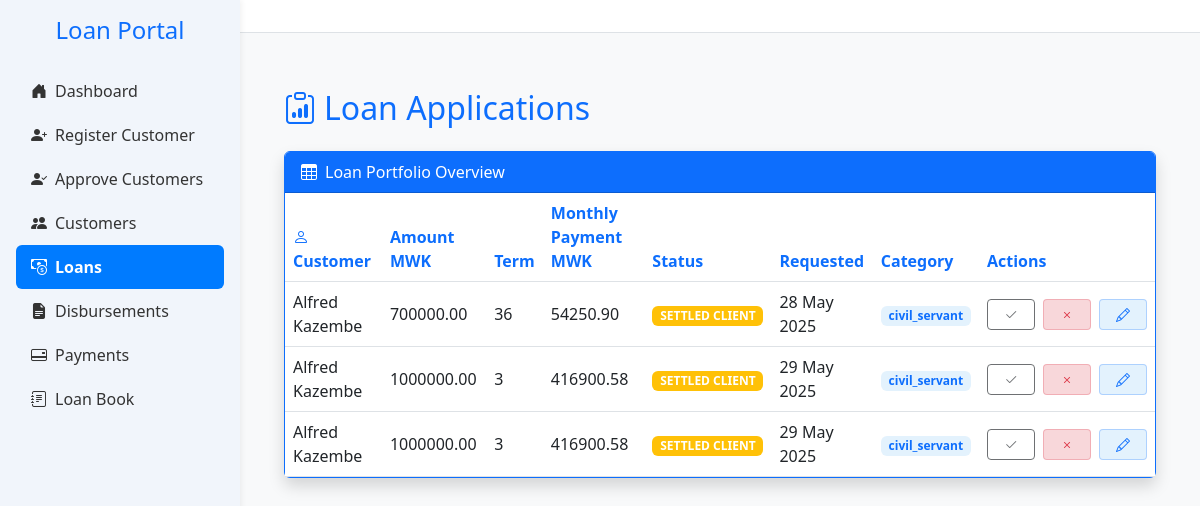
Page /loans on the committed database.
### app.py (models this page shows, shortened)
class Customer(db.Model):
    __tablename__ = 'customers'
    id = db.Column(db.Integer, primary_key=True)
    national_id = db.Column(db.String(20), unique=True, nullable=False)
    first_name = db.Column(db.String(100), nullable=False)
    last_name = db.Column(db.String(100), nullable=False)
    gender = db.Column(db.String(10))
    dob = db.Column(db.String(20))
    title = db.Column(db.String(20))
    email = db.Column(db.String(100), nullable=False)
    contact = db.Column(db.String(20))
    address = db.Column(db.String(255))
    next_of_kin_name = db.Column(db.String(20),nullable=False)
    next_of_kin_relationship = db.Column(db.String(20),nullable=False)
    next_of_kin_contact = db.Column(db.String(20))
    employer = db.Column(db.String(100), nullable=False)
    job_title = db.Column(db.String(100))
    salary = db.Column(db.Float)
    service_length = db.Column(db.String(50))
    bank_name = db.Column(db.String(100))
    bank_account = db.Column(db.String(20), nullable=False)
    salary_deposited = db.Column(db.String(10))
    district = db.Column(db.String(100))
    region = db.Column(db.String(100))
    amount_requested = db.Column(db.Float)
    status = db.Column(db.String(20), default='pending')
    is_approved_for_creation = db.Column(db.Boolean, default=False)
    maker_id = db.Column(db.Integer, nullable=False)
    checker_id = db.Column(db.Integer)
    is_approved_for_deletion = db.Column(db.Boolean, default=False)
    file_number = db.Column(db.String(20))
    created_at = db.Column(db.DateTime, default=datetime.utcnow)
    loans = db.relationship('LoanApplication', back_populates='customer')

class LoanApplication(db.Model):
    __tablename__ = 'loan_applications'
    id = db.Column(db.Integer, primary_key=True)
    customer_id = db.Column(db.Integer, db.ForeignKey('customers.id'), nullable=False)
    loan_amount = db.Column(db.Float,nullable=False, default=0.0)
    status = db.Column(db.String(20), default='pending')
    created_at = db.Column(db.DateTime, default=datetime.utcnow)
    term_months = db.Column(db.Integer)
    monthly_instalment = db.Column(db.Float)
    total_repayment = db.Column(db.Float)
    effective_rate = db.Column(db.Float)
    category = db.Column(db.String(50))
    loan_category = db.Column(db.Integer, nullable=False)
    disbursed = db.Column(db.Boolean, default=False)
    disbursed_bank = db.Column(db.String(100))
    crb_fees = db.Column(db.Float, default=3000)
    origination_fees = db.Column(db.Float)
    insurance_fees = db.Column(db.Float)
    total_fees = db.Column(db.Float)
    collection_fees = db.Column(db.Float)
    schedule_id = db.Column(
    db.Integer,
    db.ForeignKey('repayment_schedules.id', use_alter=True, name='fk_schedule_id'),
    nullable=True
    )
    loan_number = db.Column(db.String(20), nullable=True, unique=True)
    file_number = db.Column(db.String(50))
    date_created = db.Column(db.DateTime, default=datetime.utcnow)
    disbursement_date = db.Column(db.Date, nullable=True)
    cash_to_client = db.Column(db.Float,nullable=False, default=0.0)
    top_up_interest = db.Column(db.Float, default=0.0)
    settlement_interest = db.Column(db.Float, default=0.0)
    closure_type = db.Column(db.String(20))  # 'settlement' or 'topup'
    closure_date = db.Column(db.DateTime)
    top_up_of = db.Column(db.Integer, db.ForeignKey('loan_applications.id'), nullable=True)
    application_status = db.Column(db.String(20), nullable=False, default='pending')
    loan_state = db.Column(db.String(20), nullable=False, default='active')
    performance_status = db.Column(db.String(20), nullable=False, default='performing')
    top_up_balance = db.Column(db.Float, default=0.0)
    settlement_balance = db.Column(db.Float, default=0.0)
    parent_loan_id = db.Column(
        db.Integer,
        db.ForeignKey('loan_applications.id'),
        nullable=True
    )
    topups = db.relationship(
        'LoanApplication',
        foreign_keys=[parent_loan_id],  # 👈 Specify which foreign key to use
        backref=db.backref('parent_loan', remote_side=[id]),
        cascade='all, delete-orphan'
    )
    payments = db.relationship('Payment', back_populates='loan', cascade='all, delete-orphan')
    customer = db.relationship('Customer', back_populates='loans')
    repayment_schedules = db.relationship(
        'RepaymentSchedule',
        back_populates='loan',
        cascade='all, delete-orphan',
        foreign_keys='RepaymentSchedule.loan_id'
        )

### app.py (the view)
@app.route('/loans')
def view_loans():
    loans = LoanApplication.query \
        .join(Customer) \
        .filter(Customer.is_approved_for_creation == True) \
        .filter(LoanApplication.status.in_(['pending', 'approved'])) \
        .add_entity(Customer) \
        .all()
    processed_loans = []
    for loan_app, customer in loans:
        processed_loans.append({
            'loan': loan_app,
            'customer': customer
        })
    return render_template('view_loans.html', loans=processed_loans)

### templates/view_loans.html (shortened to what this page needs)
{% extends "base.html" %}
{% block content %}
<div class="container mt-4">
  <h2 class="mb-4 text-primary">
    <i class="bi bi-clipboard-data me-2"></i>Loan Applications
  </h2>
  <div class="card border-primary shadow">
    <div class="card-header bg-primary text-white">
      <i class="bi bi-table me-2"></i>Loan Portfolio Overview
    </div>
    <div class="card-body p-0">
      <table class="table table-hover align-middle mb-0" id="loanTable">
        <thead class="bg-light-primary">
          <tr>
            <th class="text-primary"><i class="bi bi-person me-1"></i>Customer</th>
            <th class="text-primary">Amount MWK</th>
            <th class="text-primary">Term</th>
            <th class="text-primary">Monthly Payment MWK</th>
            <th class="text-primary">Status</th>
            <th class="text-primary">Requested</th>
            <th class="text-primary">Category</th>
            <th class="text-primary">Actions</th>
          </tr>
        </thead>
        <tbody>
          {% for entry in loans %}
          <tr>
            <td class="fw-medium">{{ entry.customer.first_name }} {{ entry.customer.last_name }}</td>
            <td>{{ "%.2f"|format(entry.loan.loan_amount or 0) }}</td>
            <td>{{ entry.loan.term_months if entry.loan else '' }}</td>
            <td class="text-nowrap">{{ "%.2f"|format(entry.loan.monthly_instalment or 0) }}</td>
            <td>
              {% if entry.loan %}
                {% if entry.loan.application_status == 'approved' %}
                  <span class="badge
                    {% if entry.loan.loan_state == 'active' %}bg-primary
                    {% elif entry.loan.loan_state == 'closed' %}bg-secondary
                    {% elif entry.loan.loan_state == 'written_off' %}bg-danger
                    {% elif entry.loan.loan_state == 'topped_up' %}bg-info
                    {% else %}bg-warning{% endif %}">
                    {{ entry.loan.loan_state|upper|replace('_', ' ') }}
                  </span>
                {% elif entry.loan.application_status == 'pending' %}
                  <span class="badge bg-warning-soft text-warning">
                    <i class="bi bi-clock-history me-1"></i>{{ entry.loan.application_status|title }}
                  </span>
                {% else %}
                  <span class="badge bg-danger-soft text-danger">
                    <i class="bi bi-x-circle me-1"></i>{{ entry.loan.application_status|title }}
                  </span>
                {% endif %}
              {% else %}
                <span class="badge bg-secondary-soft text-secondary">No Loan</span>
              {% endif %}
            </td>
            <td>{{ entry.loan.created_at.strftime('%d %b %Y') if entry.loan and entry.loan.created_at else '' }}</td>
            <td>
              <span class="badge bg-primary-soft text-primary">
                {{ entry.loan.category if entry.loan else 'None' }}
              </span>
            </td>
            <td class="text-nowrap">
              <div class="d-flex gap-2">
                {% if entry.loan %}
                <form method="POST" action="{{ url_for('process_loan', loan_id=entry.loan.id, action='approve') }}">
                  <button class="btn btn-success-soft btn-sm px-3 py-1" type="submit"
                    {% if entry.loan.application_status == 'approved' %}disabled{% endif %}>
                    <i class="bi bi-check2"></i>
                  </button>
                </form>
                <form method="POST" action="{{ url_for('process_loan', loan_id=entry.loan.id, action='reject') }}">
                  <button class="btn btn-danger-soft btn-sm px-3 py-1" type="submit"
                    {% if entry.loan.application_status == 'rejected' %}disabled{% endif %}>
                    <i class="bi bi-x"></i>
                  </button>
                </form>
                {% endif %}
                <a href="{{ url_for('loan_form', customer_id=entry.customer.id) }}"
                   class="btn btn-primary-soft btn-sm px-3 py-1">
                  <i class="bi bi-pencil"></i>
                </a>
              </div>
            </td>
          </tr>
          {% endfor %}
        </tbody>
      </table>
    </div>
  </div>
</div>
{% endblock %}

### templates/base.html (style rules this page uses)
:root { --main-blue: #007bff; --sidebar-bg: #f1f5fb; --sidebar-hover: #dbeafe; }
body { overflow-x: hidden; background-color: #f8f9fa; }

### templates/view_loans.html (style rules this page uses)
.bg-light-primary { background-color: #e3f2fd; }
.bg-primary-soft { background-color: #e3f2fd; }
.btn-primary-soft { background-color: #e3f2fd; color: #0d6efd; border: 1px solid #0d6efd40; }
.btn-success-soft { background-color: #d1e7dd; color: #198754; border: 1px solid #19875440; }
.btn-danger-soft { background-color: #f8d7da; color: #dc3545; border: 1px solid #dc354540; }

### rows in the picture
Customer: customer.first_name "Alfred" "Alfred" "Alfred", customer.last_name "Kazembe" "Kazembe" "Kazembe"
LoanApplication: loan "700000.00", loan "36", loan "54250.90", loan.loan_state "SETTLED CLIENT", loan.created_at "28 May 2025", loan "civil_servant"
LoanApplication: loan "1000000.00", loan "3", loan "416900.58", loan.loan_state "SETTLED CLIENT", loan.created_at "29 May 2025", loan "civil_servant"
LoanApplication: loan "1000000.00", loan "3", loan "416900.58", loan.loan_state "SETTLED CLIENT", loan.created_at "29 May 2025", loan "civil_servant"
